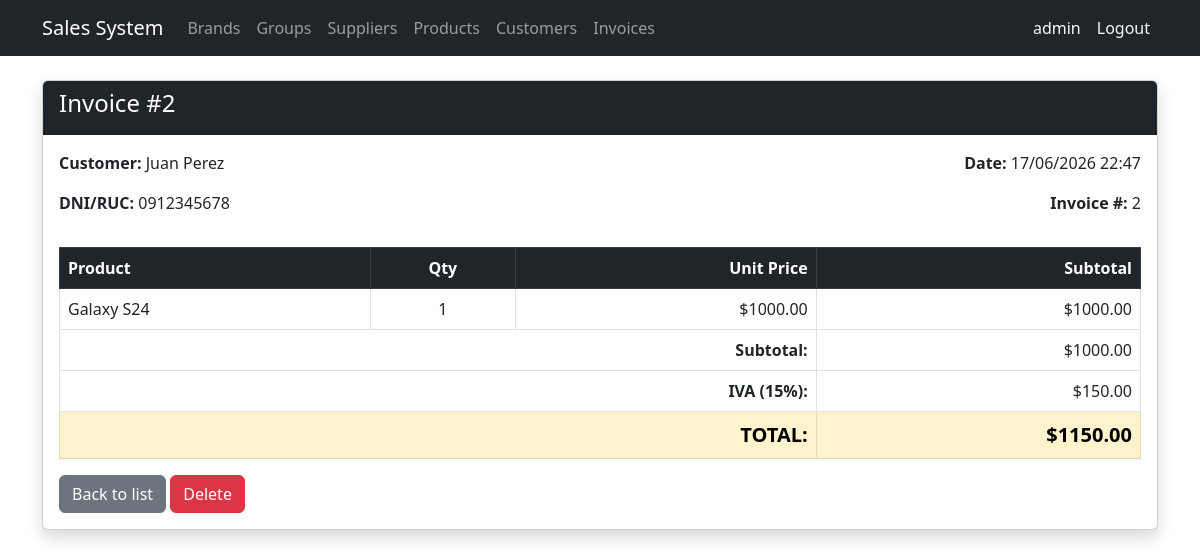
/invoices/2/ (signed in), run on the app's committed database.
### billing/models.py (models this page shows, shortened)
class Invoice(models.Model):
    customer = models.ForeignKey(Customer, on_delete=models.PROTECT, related_name='invoices')
    invoice_date = models.DateTimeField(auto_now_add=True)
    subtotal = models.DecimalField(max_digits=12, decimal_places=2, default=0)
    tax = models.DecimalField(max_digits=12, decimal_places=2, default=0)
    total = models.DecimalField(max_digits=12, decimal_places=2, default=0)
    is_active = models.BooleanField(default=True)
    class Meta: ordering = ['-invoice_date']

class Customer(models.Model):
    dni = models.CharField(
        max_length=13,
        unique=True,
        verbose_name='DNI/RUC',
        validators=[validate_cedula_ec]
    )
    first_name = models.CharField(max_length=100)
    last_name = models.CharField(max_length=100)
    email = models.EmailField(blank=True, null=True)
    phone = models.CharField(max_length=20, blank=True, null=True)
    address = models.TextField(blank=True, null=True)
    is_active = models.BooleanField(default=True)
    created_at = models.DateTimeField(auto_now_add=True)
    updated_at = models.DateTimeField(auto_now=True)
    class Meta:
        ordering = ['last_name', 'first_name']
    @property
    def full_name(self): return f'{self.first_name} {self.last_name}'

class InvoiceDetail(models.Model):
    invoice = models.ForeignKey(Invoice, on_delete=models.CASCADE, related_name='details')
    product = models.ForeignKey(Product, on_delete=models.PROTECT, related_name='invoice_details')
    quantity = models.IntegerField(default=1)
    unit_price = models.DecimalField(max_digits=12, decimal_places=2)
    subtotal = models.DecimalField(max_digits=12, decimal_places=2, default=0)

class Product(models.Model):
    name = models.CharField(max_length=200, verbose_name='Product Name')
    description = models.TextField(blank=True, null=True)
    brand = models.ForeignKey(Brand, on_delete=models.PROTECT, related_name='products')
    group = models.ForeignKey(ProductGroup, on_delete=models.PROTECT, related_name='products')
    suppliers = models.ManyToManyField(Supplier, related_name='products', blank=True)
    unit_price = models.DecimalField(max_digits=12, decimal_places=2)
    stock = models.IntegerField(default=0)
    image = models.ImageField(upload_to='products/', blank=True, null=True, verbose_name='Image')
    is_active = models.BooleanField(default=True)
    created_at = models.DateTimeField(auto_now_add=True)
    updated_at = models.DateTimeField(auto_now=True)
    class Meta:
        verbose_name = 'Product'
        verbose_name_plural = 'Products'
        ordering = ['name']

### billing/views.py (the view)
# urls.py: path('invoices/<int:pk>/', views.invoice_detail, name='invoice_detail'),
@login_required
def invoice_detail(request, pk):
    invoice = get_object_or_404(
        Invoice.objects.select_related('customer').prefetch_related('details__product'),
        pk=pk
    )
    return render(request, 'billing/invoice_detail.html', {'invoice': invoice})

### billing/templates/billing/invoice_detail.html (shortened to what this page needs)
{% extends 'billing/base.html' %}
{% block content %}
<div class="card shadow mb-4">
  <div class="card-header bg-dark text-white">
    <h4>Invoice #{{ invoice.id }}</h4>
  </div>
  <div class="card-body">
    <div class="row mb-3">
      <div class="col-md-6">
        <p><strong>Customer:</strong> {{ invoice.customer.full_name }}</p>
        <p><strong>DNI/RUC:</strong> {{ invoice.customer.dni }}</p>
      </div>
      <div class="col-md-6 text-end">
        <p><strong>Date:</strong> {{ invoice.invoice_date|date:"d/m/Y H:i" }}</p>
        <p><strong>Invoice #:</strong> {{ invoice.id }}</p>
      </div>
    </div>
    <table class="table table-bordered">
      <thead class="table-dark">
        <tr>
          <th>Product</th>
          <th class="text-center">Qty</th>
          <th class="text-end">Unit Price</th>
          <th class="text-end">Subtotal</th>
        </tr>
      </thead>
      <tbody>
        {% for detail in invoice.details.all %}
        <tr>
          <td>{{ detail.product.name }}</td>
          <td class="text-center">{{ detail.quantity }}</td>
          <td class="text-end">${{ detail.unit_price }}</td>
          <td class="text-end">${{ detail.subtotal }}</td>
        </tr>
        {% endfor %}
      </tbody>
      <tfoot>
        <tr>
          <td colspan="3" class="text-end fw-bold">Subtotal:</td>
          <td class="text-end">${{ invoice.subtotal }}</td>
        </tr>
        <tr>
          <td colspan="3" class="text-end fw-bold">IVA (15%):</td>
          <td class="text-end">${{ invoice.tax }}</td>
        </tr>
        <tr class="table-warning">
          <td colspan="3" class="text-end fw-bold fs-5">TOTAL:</td>
          <td class="text-end fw-bold fs-5">${{ invoice.total }}</td>
        </tr>
      </tfoot>
    </table>
    <a href="{% url 'billing:invoice_list' %}" class="btn btn-secondary">Back to list</a>
    <a href="{% url 'billing:invoice_delete' invoice.pk %}" class="btn btn-danger">Delete</a>
  </div>
</div>
{% endblock %}

### billing/templates/billing/base.html (shortened to what this page needs)
<!DOCTYPE html>
<html lang="es">
<head>
  <link href="https://cdn.jsdelivr.net/npm/bootstrap@5.3.0/dist/css/bootstrap.min.css" rel="stylesheet">
</head>
<body>
<nav class="navbar navbar-expand-lg navbar-dark bg-dark">
  <div class="container">
    <a class="navbar-brand" href="{% url 'billing:home' %}">Sales System</a>
    <div class="collapse navbar-collapse" id="nav">
      <ul class="navbar-nav me-auto">
        {% if user.is_authenticated %}
        <li class="nav-item"><a class="nav-link" href="{% url 'billing:brand_list' %}">Brands</a></li>
        <li class="nav-item"><a class="nav-link" href="{% url 'billing:productgroup_list' %}">Groups</a></li>
        <li class="nav-item"><a class="nav-link" href="{% url 'billing:supplier_list' %}">Suppliers</a></li>
        <li class="nav-item"><a class="nav-link" href="{% url 'billing:product_list' %}">Products</a></li>
        <li class="nav-item"><a class="nav-link" href="{% url 'billing:customer_list' %}">Customers</a></li>
        <li class="nav-item"><a class="nav-link" href="{% url 'billing:invoice_list' %}">Invoices</a></li>
        {% endif %}
      </ul>
      <ul class="navbar-nav">
      {% if user.is_authenticated %}
      <li class="nav-item">
        <span class="nav-link text-light">{{ user.username }}</span>
      </li>
      <li class="nav-item">
        <form method="post" action="{% url 'logout' %}" class="d-inline">
          <button type="submit" class="nav-link btn btn-link text-light"
                  style="text-decoration:none;">Logout</button>
        </form>
      </li>
      {% endif %}
    </ul>
    </div>
  </div>
</nav>
<div class="container mt-4">
  {% block content %}{% endblock %}
</div>
</body>
</html>

### data on the page
Invoice: id "2", customer.full_name "Juan Perez", customer.dni "0912345678", invoice_date "17/06/2026 22:47", subtotal "1000.00", tax "150.00", total "1150.00"
InvoiceDetail: product.name "Galaxy S24", quantity "1", unit_price "1000.00", subtotal "1000.00"

### other printed values
{{ user.username }} "admin"
